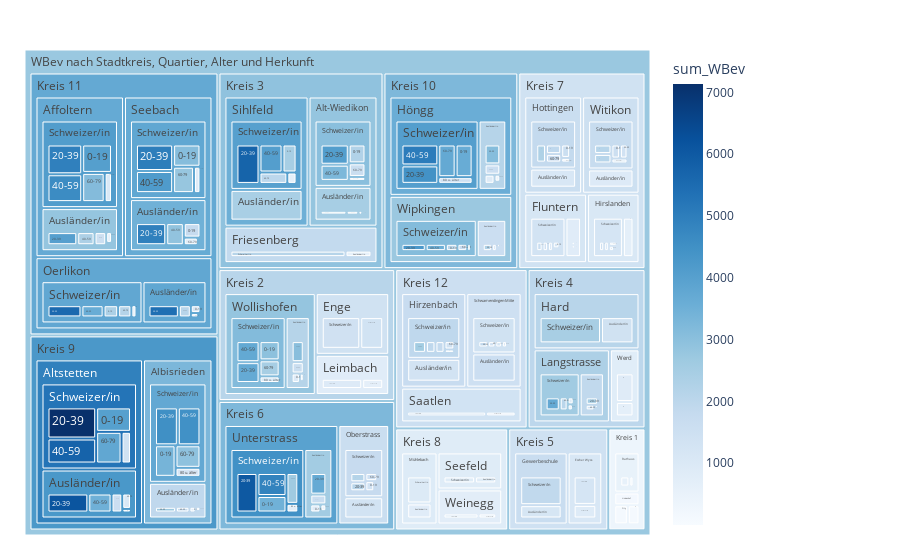

The notebook cell saved with this chart:
### Code cell
fig = px.treemap(myTreemapAgg.reset_index(), path=[px.Constant("WBev nach Stadtkreis, Quartier, Alter und Herkunft"), 'KreisLang','QuarLang','HerkunftLang', 'AlterV20Kurz']
                 , values='sum_WBev'
                 , color='sum_WBev'
                 ## bei discrete scales (bei Klassen und Strings):                 
                 #, color_discrete_map={'(?)':'lightgrey','EVP':'gold', 'SP':'#FF3030', 'PdA':'#EE3B3B', 'Grüne':'#A2CD5A','GLP':'#CAFF70','Die Mitte':'orange','FDP':'#104E8B','AL':'deeppink','SVP':'forestgreen', 'FL ZÜRI':'#8B864E','Volt':'#lightblue' }                
                 ## bei continuous scales (bei Zahlenwerten):
                , color_continuous_scale='Blues'
                #, color_continuous_midpoint=np.average(df['AnzBestWir'], weights=df['AnzBestWir'])  
                 #,height=400
                 #,width=1500                 
                )
fig.update_traces(root_color="grey")
fig.update_layout(margin = dict(t=50, l=25, r=250, b=25))
fig.show()

### Figure 1 — Plotly figure (JSON) as saved in the notebook; plotly's stock layout.template omitted (floating-point values rounded to 4 significant figures; data arrays with more than 128 entries replaced by an {"elided": "..."} marker saying what was removed)
{"data": [{"branchvalues": "total", "customdata": {"elided": "474x1 float values"}, "domain": {"x": [0, 1], "y": [0, 1]}, "hovertemplate": "labels=%{label}<br>sum_WBev_sum=%{value}<br>parent=%{parent}<br>id=%{id}<br>sum_WBev=%{color}<extra></extra>", "ids": {"elided": "474 str values"}, "labels": {"elided": "474 str values"}, "marker": {"coloraxis": "coloraxis", "colors": {"elided": "474 float values"}}, "name": "", "parents": {"elided": "474 str values"}, "root": {"color": "grey"}, "type": "treemap", "values": {"elided": "474 int values"}}], "layout": {"autosize": true, "coloraxis": {"colorbar": {"title": {"text": "sum_WBev"}}, "colorscale": [[0, "rgb(247,251,255)"], [0.125, "rgb(222,235,247)"], [0.25, "rgb(198,219,239)"], [0.375, "rgb(158,202,225)"], [0.5, "rgb(107,174,214)"], [0.625, "rgb(66,146,198)"], [0.75, "rgb(33,113,181)"], [0.875, "rgb(8,81,156)"], [1, "rgb(8,48,107)"]]}, "legend": {"tracegroupgap": 0}, "margin": {"b": 25, "l": 25, "r": 250, "t": 50}}}
